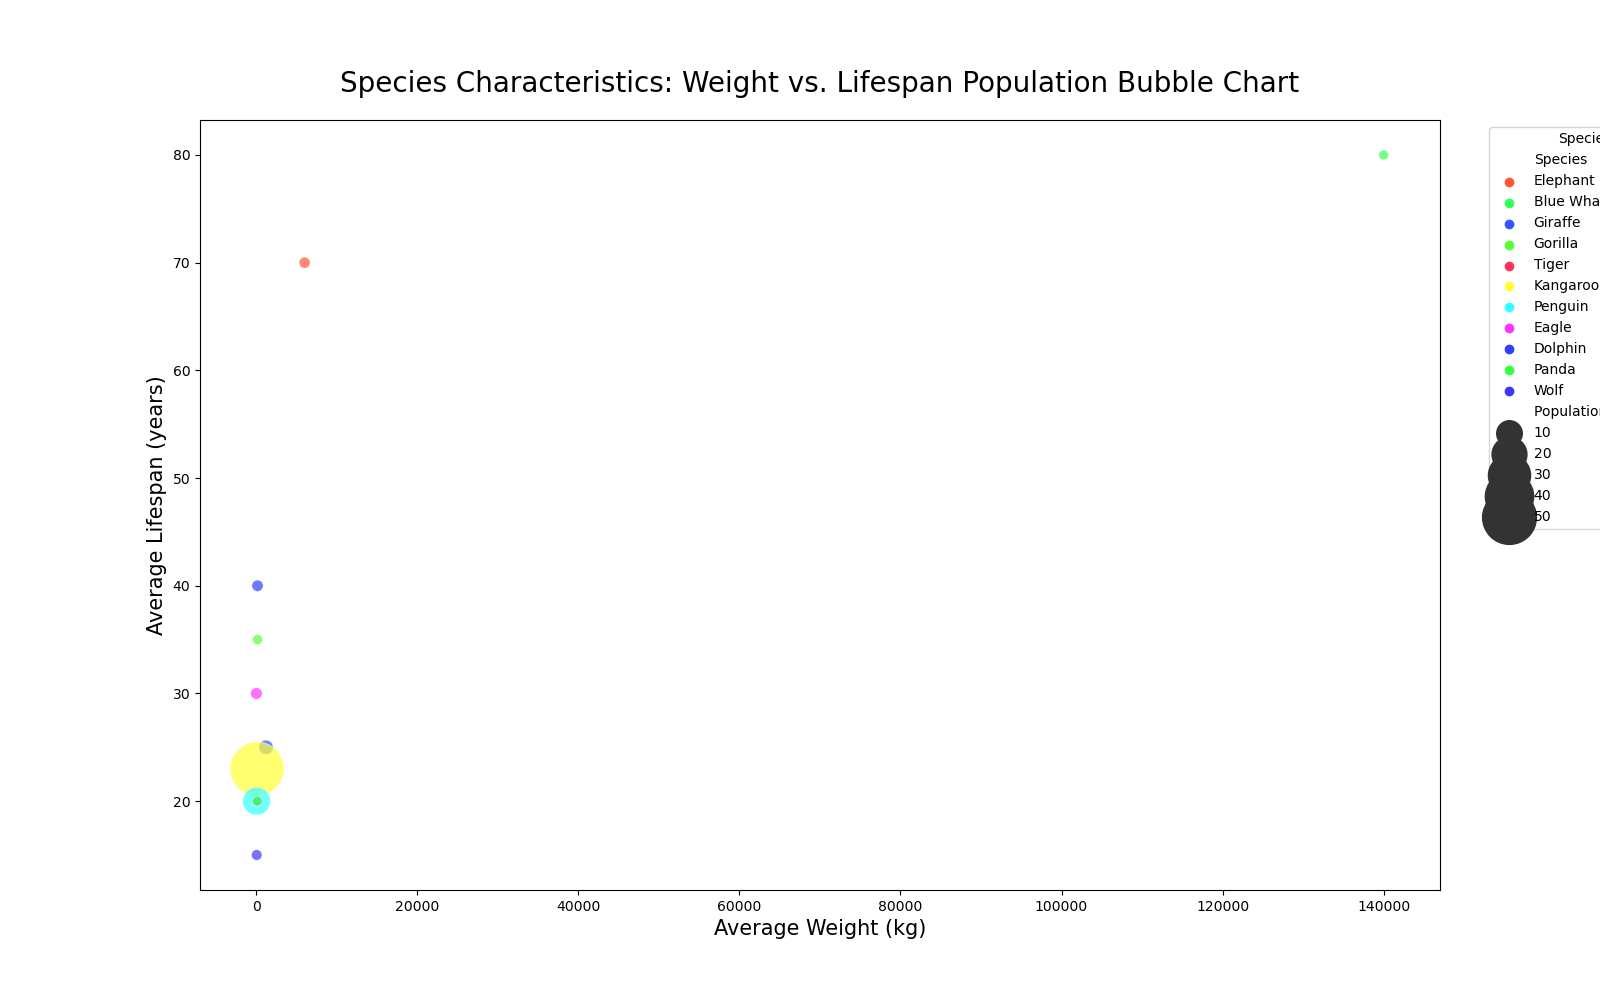

Write Python code to recreate this figure.

import matplotlib.pyplot as plt
import pandas as pd
import seaborn as sns

# Prepare the data in a Pandas DataFrame
data = {
    'Species': ['Elephant', 'Blue Whale', 'Giraffe', 'Gorilla', 'Tiger', 'Kangaroo', 'Penguin', 'Eagle', 'Dolphin', 'Panda', 'Wolf'],
    'Weight (kg)': [6000, 140000, 1200, 160, 220, 85, 30, 6, 150, 100, 50],
    'Lifespan (years)': [70, 80, 25, 35, 20, 23, 20, 30, 40, 20, 15],
    'Population (millions)': [0.5, 0.01, 2, 0.1, 0.05, 50, 12, 0.7, 0.6, 0.02, 0.3]
}
df = pd.DataFrame(data)

# Create the plot
plt.figure(figsize=(16, 10))
bubble = sns.scatterplot(data=df, x='Weight (kg)', y='Lifespan (years)', size='Population (millions)', hue='Species', 
                         palette=['#FF5733','#33FF57','#3357FF','#57FF33','#FF3357','#FFFF33','#33FFFF','#FF33FF','#333FFF','#33FF3F','#3F33FF'], 
                         sizes=(50, 1500), alpha=0.7, edgecolor='w', linewidth=0.5)

# Customize the axes and title
plt.title('Species Characteristics: Weight vs. Lifespan Population Bubble Chart', fontsize=20, pad=20)
plt.xlabel('Average Weight (kg)', fontsize=15)
plt.ylabel('Average Lifespan (years)', fontsize=15)

# Adjust legend
bubble.legend(loc='upper right', bbox_to_anchor=(1.2, 1), title='Species')

# Show the bubble chart
plt.show()
